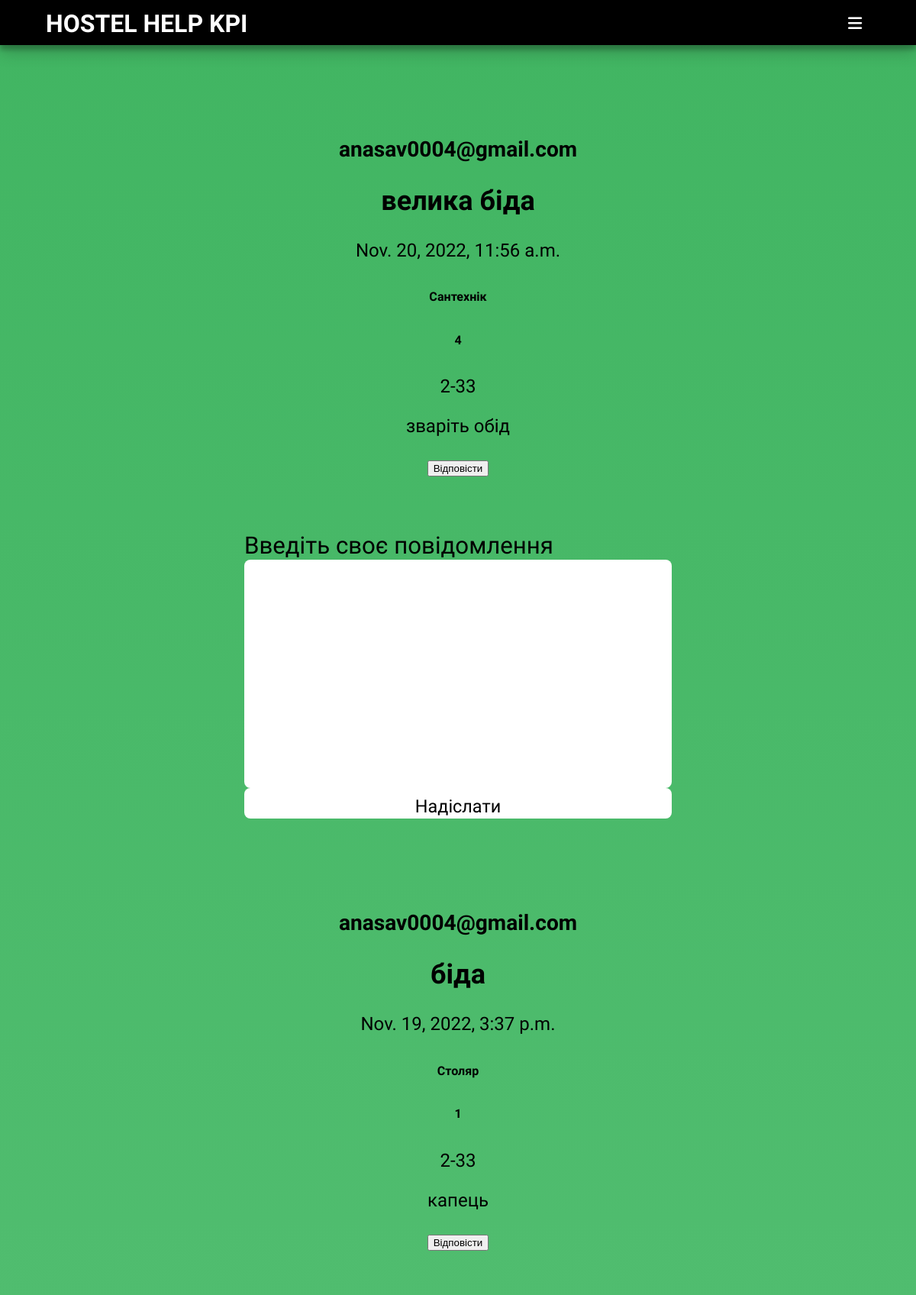
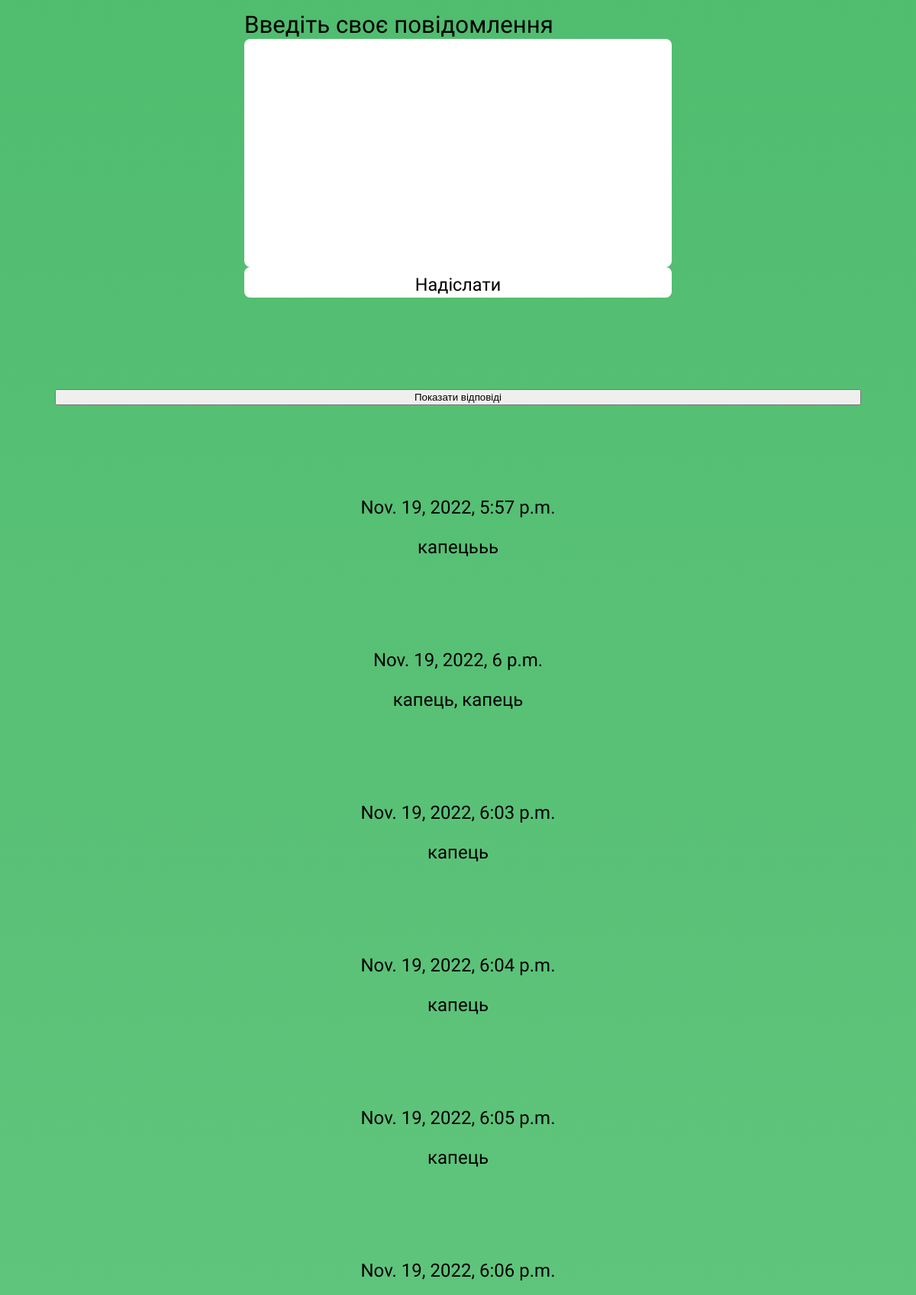
/profile/?page=2 (signed in, upper part), run on the app's committed database (2 pictures, top to bottom).
### hostel_help/models.py (models this page shows, shortened)
class Report(models.Model):
    PROBLEM_CHOICES = (("Електрик", "Електрик"),
                       ("Столяр", "Столяр"),
                       ("Сантехнік", "Сантехнік"),
                       ("Не визначено", "Не визначено"))
    DORMITORIES_CHOICES = ((1, "1 гуртожиток"),
                           (4, "4 гуртожиток"))
    email = models.EmailField(max_length=80, default=False)
    title = models.CharField(max_length=70)
    problem_type = models.CharField(choices=PROBLEM_CHOICES, max_length=70, default="Не визначено")
    dormitory = models.IntegerField(choices=DORMITORIES_CHOICES)
    exact_place = models.CharField(max_length=100)
    description = models.TextField()
    date = models.DateTimeField(auto_now_add=True)

class Contact(models.Model):
    report_id = models.ForeignKey(Report, on_delete=models.CASCADE, related_name="contact_emails")
    date_report = models.DateTimeField()
    date = models.DateTimeField(auto_now_add=True)
    email = models.EmailField(max_length=80)
    message = models.TextField()

### hostel_help/views.py (the view, shortened to what this page needs)
# urls.py: path('profile/', views.profile, name='profile'),
def profile(request):
    if request.method == 'POST':
        if request.user.is_superuser:
            replies = Contact.objects.all()
            reports = Report.objects.all().order_by('-date')
            form = ContactForm(request.POST)
            if form.is_valid():
                instance = form.save(commit=False)
                report_id = int(request.POST.get('report_id'))
                if report_id:
                    report = Report.objects.get(id=report_id)
                    instance.report_id = report
                instance.email = reports.get(id=report_id).email
                instance.date_report = Report.objects.get(id=report_id).date
                instance.save()
                subject = 'HOSTEL HELP KPI'
                message = instance.message
                email_from = settings.EMAIL_HOST_USER
                recipient_list = [instance.email,]
                send_mail(subject, message, email_from, recipient_list, fail_silently=False)
                messages.success(request, f'Your message has been sent.')
                return redirect('profile')
    else:
        if request.user.is_superuser:
            reports = Report.objects.all().order_by('-date')
            page = request.GET.get('page', 1)
            paginator = Paginator(reports, 8)
            try:
                reports = paginator.page(page)
            except PageNotAnInteger:
                reports = paginator.page(1)
            except EmptyPage:
                reports = paginator.page(paginator.num_pages)
            replies = Contact.objects.all()
            form = ContactForm()
            return render(request, 'profile.html', {'user': request.user,'form': form, 'reports': reports, 'replies': replies})

### hostel_help/forms.py (shortened to what this page needs)
class ContactForm(forms.ModelForm):
    class Meta:
        model = Contact
        fields = ['message']
        labels = {'message': "Введіть своє повідомлення"}

### templates/profile.html (shortened to what this page needs)
{% extends "base.html" %}
{% load static %}
{% block content %}
   {% if user.is_superuser %}
      {% if reports %}
         {% for report in reports %}
            <div class="">
               <h3>{{ report.email }}</h3>
               <h2>{{ report.title }}</h2>
               <p>{{ report.date }}</p>
               <h6>{{ report.problem_type }}</h6>
               <h6>{{ report.dormitory }}</h6>
               <p>{{ report.exact_place }}</p>
               <p>{{ report.description }}</p>
               <button onclick="">Відповісти</button>
            </div>
            <form action="" method="POST">
               {% for field in form %}
                  {{ field.label }}
                  {{ field }}
               {% endfor %}
               <input type="submit" value="Надіслати"/>
            </form>
            {% if report.contact_emails.all %}
               <button>Показати відповіді</button>
            {% endif %}
            {% for reply in report.contact_emails.all %}
                <div class="">
                  <p class="">{{ reply.date }}</p>
                  <p>{{ reply.message }}</p>
               </div>
            {% endfor %}
         {% endfor %}
      {% endif %}
   {% endif %}
{% endblock %}

### templates/base.html (shortened to what this page needs)
<!DOCTYPE html>
{% load static %}
<html lang="uk">
<head>
    <link href="{% static 'css/style.css' %}" rel="stylesheet" type="text/css">
</head>
<body>
    <header>
        <p class="site-title">HOSTEL HELP KPI</p>
        <div class="navigation">
            <button id="menu-button" onclick="openMenu()" title="Меню сайту"></button>
        </div>
    </header>
    <main>
        {% block content %}
        {% endblock %}
    </main>
</body>

### static/css/style.css (style rules this page uses)
html, body { height: 100%; margin: 0; }
:root { --main-height: 3.7rem }
* { box-sizing: border-box; }
body { font-family: 'Yanone Kaffeesatz', sans-serif; display: flex; flex-direction: column; }
header, footer { background: #000000; color: #ffffff; height: var(--main-height); line-height: var(--main-height); width: 100%; display: flex; align-items: center; }
header { position: fixed; top: 0; justify-content: space-between; padding: 0 5%; }
header, nav, .instruction, .enter-button { box-shadow: rgba(0, 0, 0, 0.19) 0 10px 20px, rgba(0, 0, 0, 0.23) 0 6px 6px; }
.site-title { font-size: 200%; padding-top: 0.25rem; margin: 0; font-weight: bold; }
#menu-button { vertical-align: middle; font-size: 130%; background: none; border: none; color: #ffffff; border-radius: 10px; height: 2.5rem; width: 2.5rem; }
#menu-button::before { font-family: "Fontawesome", sans-serif; content: "\f0c9"; }
main { font-size: 1.5rem; text-align: center; padding: var(--main-height) 0 10%; background: linear-gradient(#41B562, #9CE4B0); flex: 1 0 auto; }
main > * { margin: 10% auto 0; width: 88%; }
button { cursor: pointer; }
form { display: flex; flex-direction: column; flex-wrap: wrap; text-align: start; font-size: 130%; width: 80%; max-width: 35rem; margin-top: 6%; }
input, textarea, select { border-radius: 0.5rem; background: #ffffff; }
input, textarea, select, .enter-button, optgroup { font-family: "Yanone Kaffeesatz", sans-serif; display: inline-block; border: none; font-size: 75%; padding: 0.6rem; }
input, select { width: 100%; height: 2.5rem; }
textarea { width: 100%; resize: none; }

### data on the page
Report: email "anasav0004@gmail.com", title "велика біда", date "Nov. 20, 2022, 11:56 a.m.", problem_type "Сантехнік", dormitory "4", exact_place "2-33", description "зваріть обід", label "Введіть своє повідомлення"
Report: email "anasav0004@gmail.com", title "біда", date "Nov. 19, 2022, 3:37 p.m.", problem_type "Столяр", dormitory "1", exact_place "2-33", description "капець", label "Введіть своє повідомлення", shows "Показати відповіді"
Contact: date "Nov. 19, 2022, 5:57 p.m.", message "капецььь"
Contact: date "Nov. 19, 2022, 6 p.m.", message "капець, капець"
Contact: date "Nov. 19, 2022, 6:03 p.m.", message "капець"
Contact: date "Nov. 19, 2022, 6:04 p.m.", message "капець"
Contact: date "Nov. 19, 2022, 6:05 p.m.", message "капець"
Contact: date "Nov. 19, 2022, 6:06 p.m."
